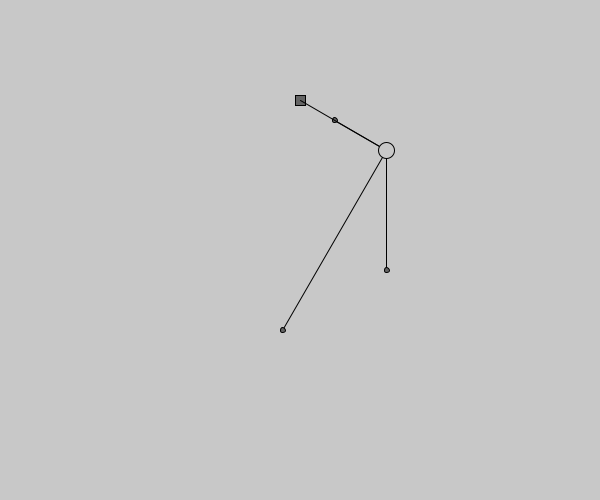
Frame 1 (no input)
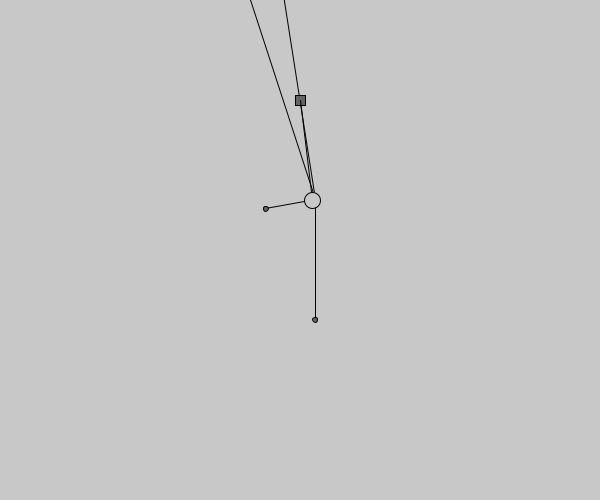
Frame 60 (the mouse pressed at the canvas centre just before this capture)
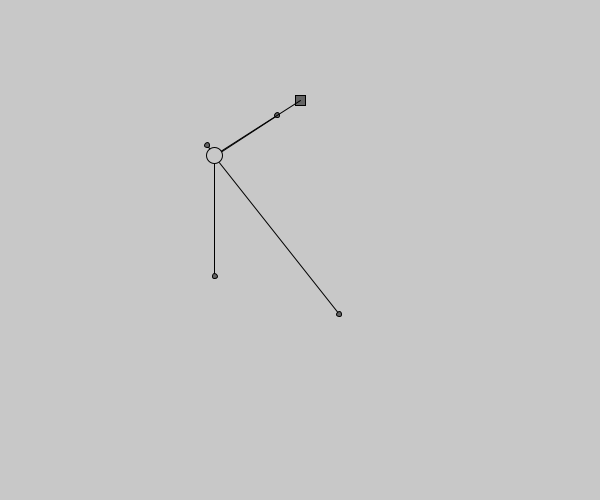
Frame 120 (the mouse held since frame 60 and released just before this capture)

The Processing sketch that drew these frames (run headless with seeded random() and noise(); from frame 60 on, the mouse is pressed at the canvas centre):

// Processing sketch: PendelumMain
// ── PendelumMain.pde
Pendelum bob;
Force gravity;
Force normal;
Mover m;
Arrow aNormal;
Arrow aGrav;
Arrow aVel;
Arrow aSum;

boolean addapt;

void setup(){
  size(600,500);
  background(200);
  //frameRate(10000000);
  
  bob = new Pendelum(width/2, 100, 100,PI/3);
  gravity = new Force(0.2, - PI/2);
  normal = new Force(0.2, PI/4 +PI/2);
  m = new Mover(400, height/2, 3, 16);
  aNormal = new Arrow(0,0,0,0);
  aGrav = new Arrow(0,0,0,0);
    aVel = new Arrow(0,0,0,0);
      aSum = new Arrow(0,0,0,0);
      
     addapt = true;
}

void draw(){
   background(200);
  
   normal.vForce.x = -1* bob.ball.loc.x;
   normal.vForce.y = -1* bob.ball.loc.y;
   

   aNormal.loc.x = bob.loc.x + bob.ball.loc.x;
   aNormal.loc.y = bob.loc.y + bob.ball.loc.y;
     aGrav.loc.x = bob.loc.x + bob.ball.loc.x;
   aGrav.loc.y = bob.loc.y + bob.ball.loc.y;
        aVel.loc.x = bob.loc.x + bob.ball.loc.x;
   aVel.loc.y = bob.loc.y + bob.ball.loc.y;
   
           aSum.loc.x = bob.loc.x + bob.ball.loc.x;
   aSum.loc.y = bob.loc.y + bob.ball.loc.y;
   
   bob.ball.applyForce(gravity.vForce);
   normal.setNormalForce(bob.ball );
   
   
   aNormal.arrow.x = normal.vForce.x;
   aNormal.arrow.y = normal.vForce.y;
   aNormal.arrow.mult(600);
   aNormal.display();
    aGrav.arrow.x = gravity.vForce.x;
   aGrav.arrow.y = gravity.vForce.y;
   aGrav.arrow.mult(600);
   aGrav.display();
    aVel.arrow.x = bob.ball.vel.x;
   aVel.arrow.y = bob.ball.vel.y;
   aVel.arrow.mult(20);
   aVel.display();
   
     aSum.arrow.x = normal.vForce.x +  gravity.vForce.x;
   aSum.arrow.y =  normal.vForce.y +  gravity.vForce.y;
   aSum.arrow.mult(1200);
   aSum.display();
   
  if(bob.distance > bob.radius-10000){
   bob.ball.applyForce(normal.vForce);
  }
     // println(bob.distance);
    //  println("DOT " + bob.ball.vel.dot(normal.vForce));
    println("Angle: " +degrees( PVector.angleBetween(normal.vForce, bob.ball.vel)));
    println("Distance" + bob.distance);
   bob.update();
   bob.display();

}
// ── Arrow.pde
class Arrow{
  
  PVector loc;
  PVector arrow;
  float mag;
  float angle;
  
  Arrow(float x_, float y_, PVector arrow_){
    loc = new PVector(x_, y_);
    arrow = arrow_;
    mag = arrow.mag();
    angle = atan2(arrow.x, arrow.y);
  }
  
   Arrow(float x_, float y_, float mag_, float angle_){
    loc = new PVector(x_, y_);
    mag = mag_;
    angle = angle_;
    
    arrow = new PVector(mag_*cos(angle), -1*mag_*sin(angle));
  }
  
  
  void display(){
    
    pushMatrix();
    translate(loc.x, loc.y);
    line(0,0, arrow.x, arrow.y);
    fill(100);
    ellipse(arrow.x, arrow.y, 5,5);
    popMatrix();
  }
    
    
}
// ── Force.pde
class Force{
  
  PVector vForce;
  
  float mag;
  float angle;
  
  String type;
  
  Force(PVector vForce_){
    vForce = vForce_;
    
    mag = vForce.mag();
    angle = atan2(vForce.y, vForce.x);
  }
  
  Force(float mag_, float angle_){
    mag = mag_;
    angle = angle_;
    
    vForce = new PVector(mag * cos(angle) ,
                         mag * -sin(angle) ); // - because the orientation of the canvas
   
  }
  
  void setNormalForce(Mover m){
    
    PVector totAccel = m.accel.copy();
    vForce.normalize();
    
    float normalMag = PVector.dot(vForce, totAccel);
    
    if(normalMag < 0){
    vForce.mult(-1*normalMag*m.mass);
      } else{
        vForce.mult(0);
      }
      
      
      
      PVector totVel = m.vel.copy();
      PVector velNormal = vForce.copy();
      velNormal.normalize();
      
      normalMag = PVector.dot(velNormal, totVel);
      
      if(normalMag < 0){
      velNormal.mult(-1*normalMag*m.mass);
      } else{
        velNormal.mult(0);
      }
        vForce.add(velNormal);
      

  }

  
}
  
  
// ── Mover.pde
class Mover{
  
  PVector loc;
  PVector vel;
  PVector accel;
  
  float angle;
  float aVel;
  float aAccel;
  
  float mass;
  float volume;
  
  float startX;
  float startY;
  
  float control;

  Mover(float x_, float y_, float mass_, float volume_){
    loc = new PVector(x_, y_);
    vel = new PVector(0,0);
    accel = new PVector(0, 0);
    
    
    mass = mass_;
    volume = volume_;
    
    startX = x_;
    startY = y_;
    
    control = 1;
  }
  
  void update(){
    accel.mult(control);
    vel.add(accel);
    loc.add(vel);
    vel.limit(30);
    accel.mult(0);
    //loc.x = constrain(loc.x, 0, width);
    //loc.y = constrain(loc.y, 0, height);
    
    angle += aVel;
    aVel += aAccel;
    aVel = constrain(aVel,-15,15);
    aAccel =0;
  }
  
  void display(){
    fill(200);
    pushMatrix();
    translate(loc.x, loc.y);
    rotate(angle);
   // rect(-volume/2, -volume/2, volume, volume);
    ellipse(0, 0, volume, volume);
    popMatrix();
  }
  
  void checkEdges(){
    float c = 0.5;
    if(loc.x < 0){
      vel.x = c* Math.abs(vel.x);
    }
    if(width-mass < loc.x){
      vel.x =-c* Math.abs(vel.x);
    }
    
    if(loc.y < 0){
      vel.y = c*Math.abs(vel.y);
    }
    if(height-mass < loc.y){
      vel.y = -c*Math.abs(vel.y);
    }
  }
  
  void applyForce(PVector force){
    accel.add(PVector.div(force,mass));
  }
  
    void ignoreForce(PVector force){
    accel.sub(PVector.div(force,mass));
  }
  
  void reset(){
    loc.x = startX;
    loc.y = startY;
    vel.mult(0);
    
    angle =0;
    aVel =0;
  }
    
  
  PVector attract(Mover m){
    float G = 10;
    float distance = PVector.sub(loc,m.loc).mag();
    distance = constrain(distance, 5, 25);
    PVector r =  PVector.sub(loc,m.loc).normalize();
    
    return r.mult(G*mass*m.mass).div(distance*distance);
  }
}
// ── Pendelum.pde
class Pendelum{
  
  PVector loc;
  float radius;
  float startAngle;
  Mover ball;
  float distance;
  
  
  Pendelum(float x_, float y_, float radius_, float startAngle_){
    
    loc = new PVector(x_, y_);
    radius = radius_;
    startAngle = startAngle_;
    
    ball = new Mover(radius * sin(startAngle), radius * cos(startAngle), 3, 16);
    distance = radius;
  }
  
  void display(){
    pushMatrix();
    translate(loc.x, loc.y);
    rect(-5, -5, 10 ,10);
    line(0,0 , ball.loc.x, ball.loc.y);
    ball.display();
    popMatrix();
  }
  
  void update(){
    distance = (float) Math.pow( Math.pow((double) ball.loc.x, 2) + Math.pow( (double) ball.loc.y , 2) , 1/2 );
    distance = (float)( Math.pow( (double) (ball.loc.x*ball.loc.x + ball.loc.y * ball.loc.y), 0.5));
    ball.update();
    
  }
}
    
    
